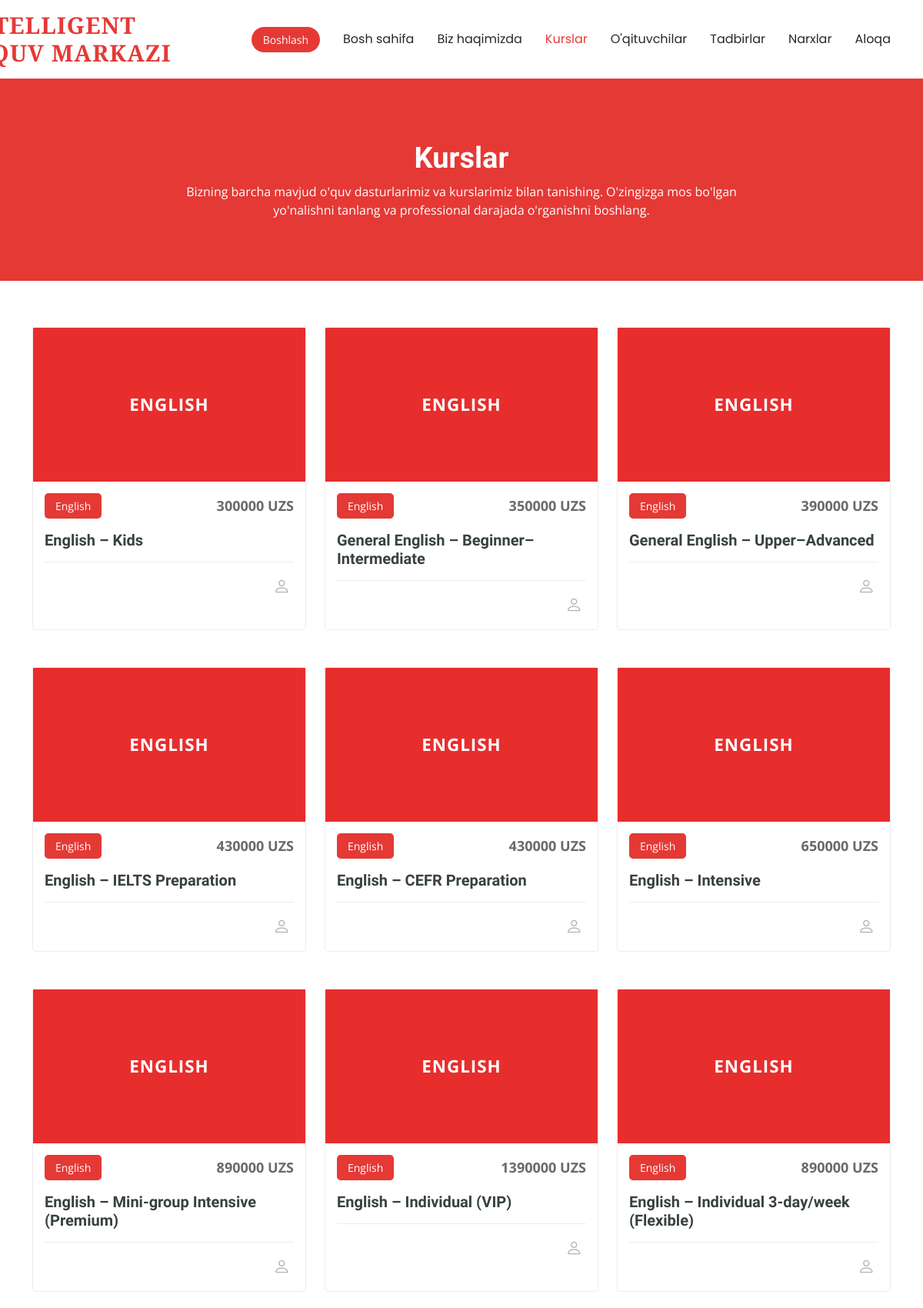
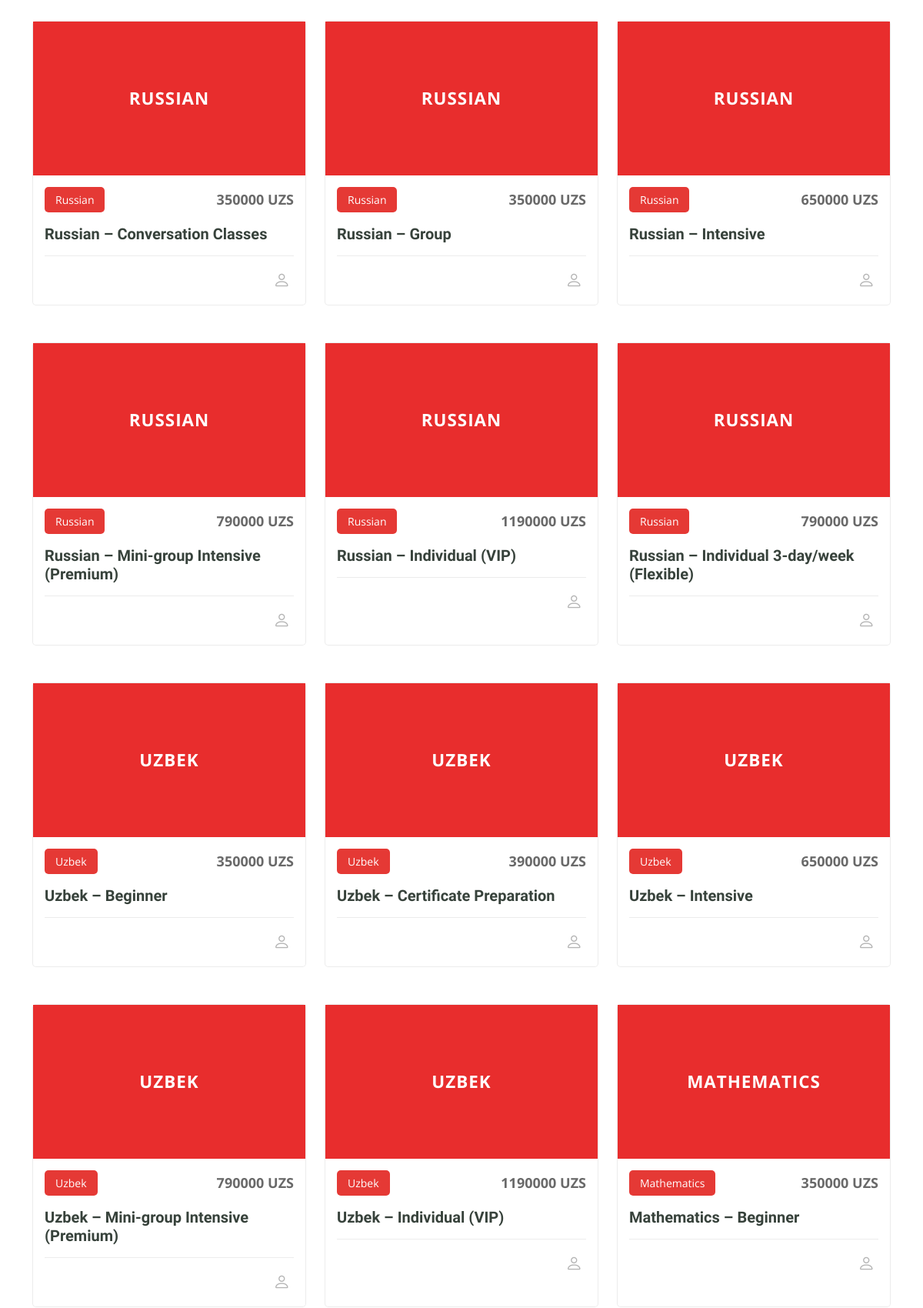
Page /courses/ (upper part) on the committed database (2 pictures, top to bottom).
### main/models.py (models this page shows, shortened)
class Course(models.Model):
    title = models.CharField(max_length=200)
    category = models.CharField(max_length=100)
    price = models.DecimalField(max_digits=10, decimal_places=0)
    description = models.TextField()
    instructor_name = models.CharField(max_length=100)
    student_count = models.IntegerField(default=0)
    image = models.ImageField(upload_to='courses/images/', blank=True, null=True)

### main/views.py (the view)
# urls.py: path('courses/', views.courses_page, name='courses_page'),
def courses_page(request):
    all_courses = Course.objects.all()
    return render(request, 'courses.html', {'courses': all_courses})

### templates/courses.html (shortened to what this page needs)
{% extends 'base.html' %}
{% load static %}
{% block content %}
<main class="main">
  <div class="page-title" data-aos="fade">
    <div class="heading">
      <div class="container">
        <div class="row d-flex justify-content-center text-center">
          <div class="col-lg-8">
            <h1>Kurslar</h1>
            <p class="mb-0">Bizning barcha mavjud o'quv dasturlarimiz va kurslarimiz bilan tanishing. O'zingizga mos bo'lgan yo'nalishni tanlang va professional darajada o'rganishni boshlang.</p>
          </div>
        </div>
      </div>
    </div>
  </div><section id="courses" class="courses section">
    <div class="container">
      <div class="row g-4">
        {% for course in courses %}
        <div class="col-lg-4 col-md-6 d-flex align-items-stretch mb-4">
          <div class="course-item">
            {% if course.image_url %}
                <img src="{{ course.image_url }}" class="img-fluid" alt="{{ course.title }}">
              {% else %}
              <div style="
                background-color: #e82d2d;
                height: 200px;
                display: flex;
                align-items: center;
                justify-content: center;
                color: white;
                font-size: 1.4rem;
                font-weight: 700;
                letter-spacing: 1px;
                text-transform: uppercase;
              ">{{ course.category }}</div>
              {% endif %}
            <div class="course-content">
              <div class="d-flex justify-content-between align-items-center mb-3">
                <p class="category">{{ course.category }}</p>
                <p class="price">{{ course.price  }} UZS</p>
              </div>
              <h3><a href="{% url 'course-details' course.id %}">{{ course.title }}</a></h3>
              <div class="trainer d-flex justify-content-between align-items-center">
                <div class="trainer-rank d-flex align-items-center">
                  <i class="bi bi-person user-icon"></i>&nbsp;{{ course.students }}
                </div>
              </div>
            </div>
          </div>
        </div> {% endfor %}
      </div>
    </div>
  </section>
</main>
{% endblock %}

### static/assets/css/main.css (style rules this page uses)
:root { --default-font: "Open Sans", system-ui, -apple-system, "Segoe UI", Roboto, "Helvetica Neue", Arial, "Noto Sans", "Liberation Sans", sans-serif, "Apple Color Emoji", "Segoe UI Emoji", "Segoe UI Symbol", "Noto Color Emoji"; --heading-font: "Raleway", sans-serif; --nav-font: "Poppins", sans-serif; }
:root { --background-color: #ffffff; --default-color: #444444; --heading-color: #37423b; --accent-color: #e53935; --surface-color: #ffffff; --contrast-color: #ffffff; }
:root { --nav-color: #272828; --nav-hover-color: #e53935; --nav-mobile-background-color: #ffffff; --nav-dropdown-background-color: #ffffff; --nav-dropdown-color: #272828; --nav-dropdown-hover-color: #e53935; }
:root { scroll-behavior: smooth; }
body { color: var(--default-color); background-color: var(--background-color); font-family: var(--default-font); }
a { color: var(--accent-color); text-decoration: none; transition: 0.3s; }
h1, h2, h3, h4, h5, h6 { color: var(--heading-color); font-family: var(--heading-font); }
.page-title { --default-color: var(--contrast-color); --background-color: var(--accent-color); --heading-color: var(--contrast-color); color: var(--default-color); background-color: var(--background-color); position: relative; }
.page-title .heading { padding: 80px 0; border-top: 1px solid color-mix(in srgb, var(--default-color), transparent 90%); }
.page-title .heading h1 { font-size: 38px; font-weight: 700; }
section, .section { color: var(--default-color); background-color: var(--background-color); padding: 60px 0; scroll-margin-top: 900px; overflow: clip; }
.courses .course-item { background-color: var(--surface-color); border: 1px solid color-mix(in srgb, var(--default-color), transparent 90%); border-radius: 5px; width: 100%; }
.courses .course-content { padding: 15px; }
.courses .course-content h3 { font-weight: 700; font-size: 20px; }
.courses .course-content h3 a { color: var(--heading-color); transition: 0.3s; }
.courses .course-content .category { background: var(--accent-color); color: var(--contrast-color); font-size: 14px; padding: 6px 14px; margin: 0; border-radius: 5px; }
.courses .course-content .price { margin: 0; font-weight: 700; font-size: 18px; color: color-mix(in srgb, var(--default-color), transparent 20%); }
.courses .trainer { padding-top: 15px; border-top: 1px solid color-mix(in srgb, var(--default-color), transparent 90%); }
.courses .trainer .trainer-rank { font-size: 18px; color: color-mix(in srgb, var(--default-color), transparent 60%); }
.courses .trainer .trainer-rank .user-icon { font-size: 22px; }

### rows in the picture
Course: category "ENGLISH", category "English", price "300000", title "English – Kids"
Course: category "ENGLISH", category "English", price "350000", title "General English – Beginner–Intermediate"
Course: category "ENGLISH", category "English", price "390000", title "General English – Upper–Advanced"
Course: category "ENGLISH", category "English", price "430000", title "English – IELTS Preparation"
Course: category "ENGLISH", category "English", price "430000", title "English – CEFR Preparation"
Course: category "ENGLISH", category "English", price "650000", title "English – Intensive"
Course: category "ENGLISH", category "English", price "890000", title "English – Mini-group Intensive (Premium)"
Course: category "ENGLISH", category "English", price "1390000", title "English – Individual (VIP)"
Course: category "ENGLISH", category "English", price "890000", title "English – Individual 3-day/week (Flexible)"
Course: category "RUSSIAN", category "Russian", price "350000", title "Russian – Conversation Classes"
Course: category "RUSSIAN", category "Russian", price "350000", title "Russian – Group"
Course: category "RUSSIAN", category "Russian", price "650000", title "Russian – Intensive"
Course: category "RUSSIAN", category "Russian", price "790000", title "Russian – Mini-group Intensive (Premium)"
Course: category "RUSSIAN", category "Russian", price "1190000", title "Russian – Individual (VIP)"
Course: category "RUSSIAN", category "Russian", price "790000", title "Russian – Individual 3-day/week (Flexible)"
Course: category "UZBEK", category "Uzbek", price "350000", title "Uzbek – Beginner"
Course: category "UZBEK", category "Uzbek", price "390000", title "Uzbek – Certificate Preparation"
Course: category "UZBEK", category "Uzbek", price "650000", title "Uzbek – Intensive"
Course: category "UZBEK", category "Uzbek", price "790000", title "Uzbek – Mini-group Intensive (Premium)"
Course: category "UZBEK", category "Uzbek", price "1190000", title "Uzbek – Individual (VIP)"
Course: category "MATHEMATICS", category "Mathematics", price "350000", title "Mathematics – Beginner"
